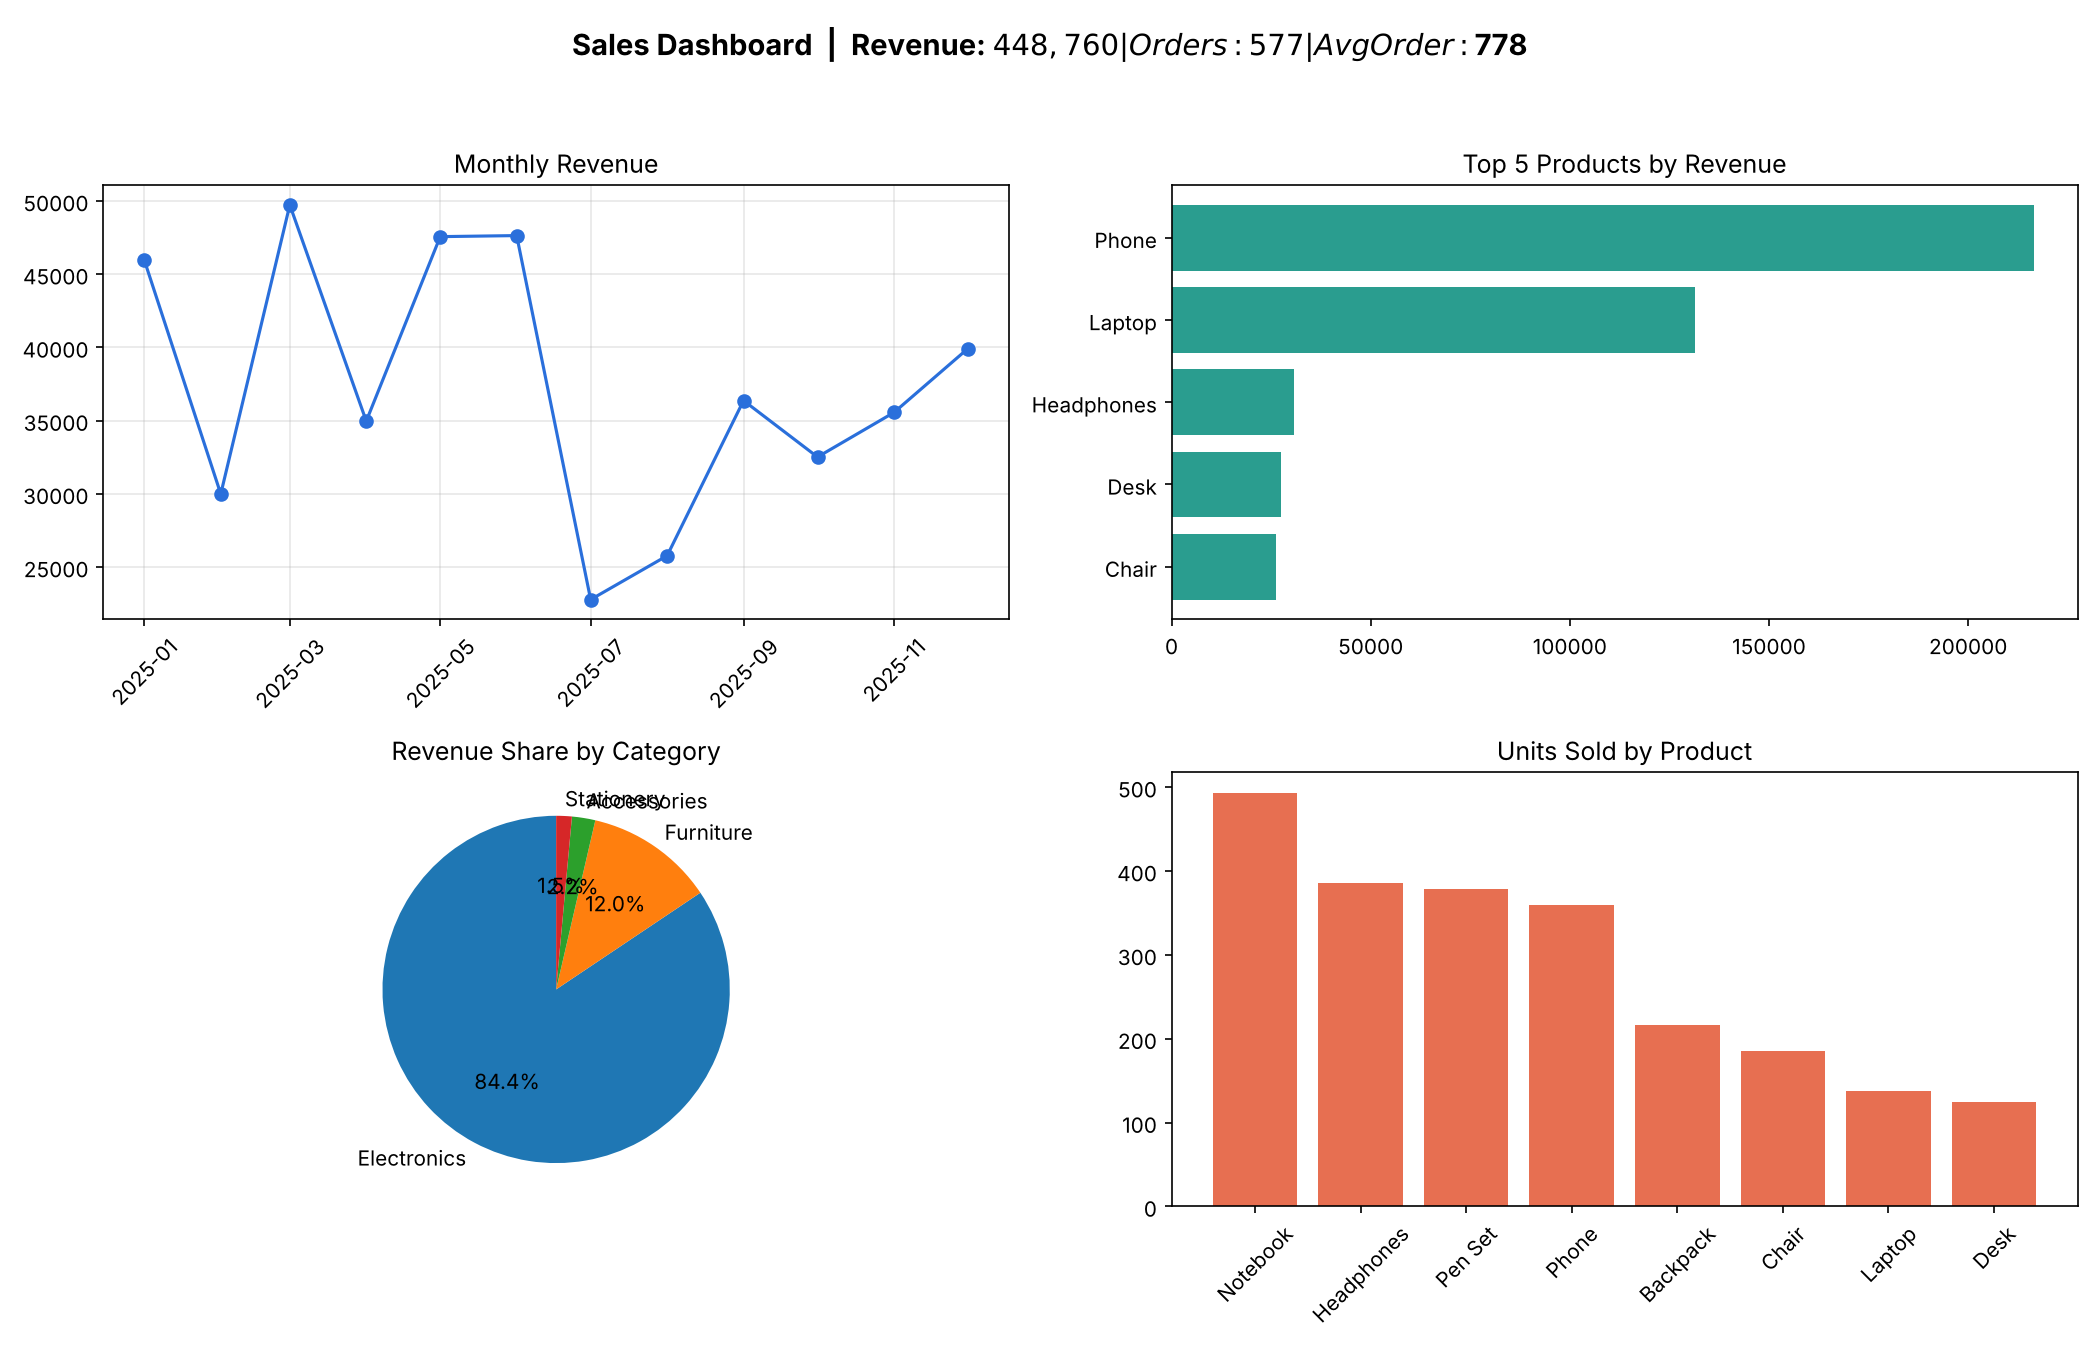

Here is the Python script that generated this plot:
"""Sales Data Analysis Dashboard
Data cleaning -> analysis -> charts -> Excel report.

Usage:
    python sales_dashboard.py                 # sample data ke saath chalta hai
    python sales_dashboard.py my_sales.xlsx   # apni Excel/CSV file ke saath
Zaroori columns: order_id, date, product, category, quantity, unit_price
"""
import sys
import numpy as np
import pandas as pd
import matplotlib
matplotlib.use("Agg")
import matplotlib.pyplot as plt

OUTPUT_PNG = "sales_dashboard.png"
OUTPUT_XLSX = "sales_report.xlsx"


def make_sample_data(n=600, seed=42):
    """Sample (jaan boojh kar gandi) sales data banata hai."""
    rng = np.random.default_rng(seed)
    catalog = {
        "Laptop": ("Electronics", 950), "Phone": ("Electronics", 600),
        "Headphones": ("Electronics", 80), "Desk": ("Furniture", 220),
        "Chair": ("Furniture", 140), "Notebook": ("Stationery", 4),
        "Pen Set": ("Stationery", 12), "Backpack": ("Accessories", 45),
    }
    products = rng.choice(list(catalog), n, p=[.08, .12, .18, .06, .08, .22, .16, .10])
    df = pd.DataFrame({
        "order_id": np.arange(1000, 1000 + n),
        "date": pd.to_datetime("2025-01-01") + pd.to_timedelta(rng.integers(0, 365, n), unit="D"),
        "product": products,
        "category": [catalog[p][0] for p in products],
        "quantity": rng.integers(1, 8, n).astype(float),
        "unit_price": [catalog[p][1] * rng.uniform(0.95, 1.05) for p in products],
    })
    # Gandagi: duplicates, missing values, ghalat spelling/spacing, negative qty
    df.loc[rng.choice(n, 15, replace=False), "quantity"] = np.nan
    df.loc[rng.choice(n, 10, replace=False), "unit_price"] = np.nan
    df.loc[rng.choice(n, 8, replace=False), "quantity"] = -1
    df.loc[rng.choice(n, 20, replace=False), "product"] = df["product"].str.upper() + " "
    df = pd.concat([df, df.sample(12, random_state=1)], ignore_index=True)
    return df


def load_data(path=None):
    if path is None:
        return make_sample_data()
    return pd.read_csv(path) if path.endswith(".csv") else pd.read_excel(path)


def clean_data(df):
    report = {"rows_start": len(df)}
    df = df.drop_duplicates().copy()
    report["duplicates_removed"] = report["rows_start"] - len(df)

    df["product"] = df["product"].astype(str).str.strip().str.title()
    df["category"] = df["category"].astype(str).str.strip().str.title()
    df["date"] = pd.to_datetime(df["date"], errors="coerce")

    # Missing price: product ki median price se bharein
    median_price = df.groupby("product")["unit_price"].transform("median")
    report["prices_filled"] = int(df["unit_price"].isna().sum())
    df["unit_price"] = df["unit_price"].fillna(median_price)

    # Ghalat ya missing quantity wali rows hata dein
    bad = df["quantity"].isna() | (df["quantity"] <= 0) | df["date"].isna()
    report["invalid_rows_removed"] = int(bad.sum())
    df = df[~bad].copy()

    df["quantity"] = df["quantity"].astype(int)
    df["revenue"] = df["quantity"] * df["unit_price"]
    df["month"] = df["date"].dt.to_period("M").dt.to_timestamp()
    report["rows_end"] = len(df)
    return df.reset_index(drop=True), report


def analyze(df):
    return {
        "total_revenue": df["revenue"].sum(),
        "total_orders": df["order_id"].nunique(),
        "avg_order_value": df["revenue"].mean(),
        "by_product": df.groupby("product").agg(
            units_sold=("quantity", "sum"), revenue=("revenue", "sum")
        ).sort_values("revenue", ascending=False),
        "by_category": df.groupby("category")["revenue"].sum().sort_values(ascending=False),
        "monthly": df.groupby("month")["revenue"].sum(),
    }


def build_dashboard(res):
    fig, axes = plt.subplots(2, 2, figsize=(14, 9))
    fig.suptitle(
        f"Sales Dashboard  |  Revenue: ${res['total_revenue']:,.0f}  |  "
        f"Orders: {res['total_orders']:,}  |  Avg Order: ${res['avg_order_value']:,.0f}",
        fontsize=14, fontweight="bold",
    )

    ax = axes[0, 0]
    m = res["monthly"]
    ax.plot(m.index, m.values, marker="o", color="#2a6fdb")
    ax.set_title("Monthly Revenue")
    ax.tick_params(axis="x", rotation=45)
    ax.grid(alpha=0.3)

    ax = axes[0, 1]
    top = res["by_product"].head(5).iloc[::-1]
    ax.barh(top.index, top["revenue"], color="#2a9d8f")
    ax.set_title("Top 5 Products by Revenue")

    ax = axes[1, 0]
    c = res["by_category"]
    ax.pie(c.values, labels=c.index, autopct="%1.1f%%", startangle=90)
    ax.set_title("Revenue Share by Category")

    ax = axes[1, 1]
    units = res["by_product"]["units_sold"].sort_values(ascending=False)
    ax.bar(units.index, units.values, color="#e76f51")
    ax.set_title("Units Sold by Product")
    ax.tick_params(axis="x", rotation=45)

    fig.tight_layout(rect=[0, 0, 1, 0.95])
    fig.savefig(OUTPUT_PNG, dpi=150)
    plt.close(fig)


def export_excel(df, res, report):
    summary = pd.DataFrame({
        "Metric": ["Total Revenue", "Total Orders", "Avg Order Value",
                   "Duplicates Removed", "Invalid Rows Removed", "Prices Filled"],
        "Value": [round(res["total_revenue"], 2), res["total_orders"],
                  round(res["avg_order_value"], 2), report["duplicates_removed"],
                  report["invalid_rows_removed"], report["prices_filled"]],
    })
    with pd.ExcelWriter(OUTPUT_XLSX) as writer:
        summary.to_excel(writer, sheet_name="Summary", index=False)
        res["by_product"].round(2).to_excel(writer, sheet_name="By Product")
        res["by_category"].round(2).to_frame().to_excel(writer, sheet_name="By Category")
        res["monthly"].round(2).to_frame().to_excel(writer, sheet_name="Monthly")
        clean = df.drop(columns="month").copy()
        clean["unit_price"] = clean["unit_price"].round(2)
        clean["revenue"] = clean["revenue"].round(2)
        clean.to_excel(writer, sheet_name="Clean Data", index=False)


def main():
    path = sys.argv[1] if len(sys.argv) > 1 else None
    df, report = clean_data(load_data(path))
    res = analyze(df)
    build_dashboard(res)
    export_excel(df, res, report)

    print("Cleaning report:", report)
    print(f"Total revenue: ${res['total_revenue']:,.2f}")
    print("\nTop 5 products:")
    print(res["by_product"].head(5).round(2))
    print(f"\nSaved: {OUTPUT_PNG}, {OUTPUT_XLSX}")


if __name__ == "__main__":
    main()
